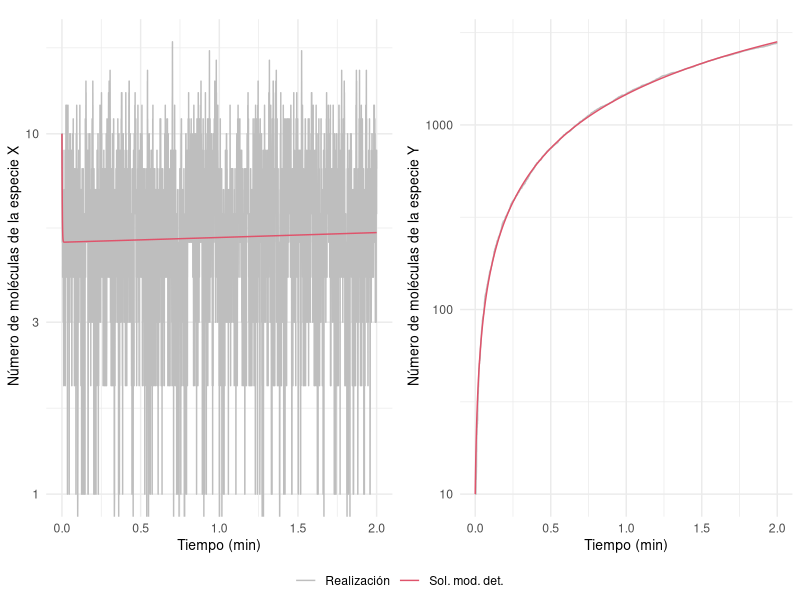

Recreate this plot in R.
## ---- chunk 1
library("ggplot2")
library("deSolve")
library("ggpubr")
## ---- chunk 2
tiempo_exponencial <- function(a0){
  r1 <- runif(n=1,min=0,max=1)
  return((1/a0)*log(1/r1))
}
## ---- chunk 3
Schnakenberg_EDO <- function(t,state,parameters){
  with(as.list(c(state, parameters)), {
    dA <- k1*A^2*B-k2*A+k3
    dB <- (-k1*A^2*B)+k4
    res<-c(dA,dB)
    list(res)
  })
}
## ---- chunk 4
Schnakenberg_Gillespie <- function(parametros,x0,t0,tf){
  k1 <- parametros[1]
  k2 <- parametros[2]
  k3 <- parametros[3]
  k4 <- parametros[4]
  
  # Matriz (variable espacial) que almacena la evolución temporal del sistema 
  x <- x0
  # Variable espacial
  x_actual <- x0
  
  # Variable temporal
  t<-t0
  # Variable temporal que almacena los tiempos de reacción
  t_imprimir <- t0

  
  a <- numeric()
  
  # Cálculo de las propensidades individuales y de la propensidad total
  a[1] <- k1*x_actual[1]*(x_actual[1]-1)*x_actual[2]
  a[2] <- k2*x_actual[1] 
  a[3] <- k3
  a[4] <- k4
  a0<-sum(a)
  
  while(t<tf){
    
    # Calculamos el siguiente tiempo de reacción
    t<-t+tiempo_exponencial(a0)
    # Almacenamos el tiempo de reacción
    t_imprimir <- c(t_imprimir, t)
    
  
    # Calculamos la siguiente reacción que ocurre
    r2<-runif(n=1, min=0, max=1)
    
    # Modificamos solo las propensidades que se ven modificadas en cada caso
    if(a[1]>=r2*a0){
        x_actual[1] <- x_actual[1]+1
        x_actual[2] <- x_actual[2]-1
        a[1] <- k1*x_actual[1]*(x_actual[1]-1)*x_actual[2]
        a[2] <- k2*x_actual[1] 
    }else if(a[1]+a[2]>=r2*a0 & x_actual[1]>0){
       x_actual[1] <- x_actual[1]-1
        a[1] <- k1*x_actual[1]*(x_actual[1]-1)*x_actual[2]
        a[2] <- k2*x_actual[1] 
    }else if(a[1]+a[2]+a[3]>=r2*a0){
        x_actual[1] <- x_actual[1] + 1
        a[1] <- k1*x_actual[1]*(x_actual[1]-1)*x_actual[2]
    }else{
      x_actual[2] <- x_actual[2]+1
        a[1] <- k1*x_actual[1]*(x_actual[1]-1)*x_actual[2]
        a[2] <- k2*x_actual[1] 
    }
     # Almacenamos el estado del sistema
    x <- rbind(x,x_actual)
    
    # Calculamos la propensidad total
    a0<-sum(a)
    
  }
  
  datos<-data.frame(t_imprimir=t_imprimir,x_imprimir=x,row.names = NULL)
  
  return(datos)
}

## ---- chunk 5
parametros <- c(k1=(4*10^(-5))*60,k2=10*60,k3=50*60,k4=25*60) 
x0 <- c(10,10) 
tf <- 2
t0 <- 0


imprimir <- Schnakenberg_Gillespie(parametros,x0,t0,tf)

# Añadimos la realización a los gráficos de cada especie
graficoA <- ggplot(imprimir) + geom_line(data = imprimir, aes(x=t_imprimir, y=x_imprimir.1, color="Realización"))
graficoB <- ggplot(imprimir) + geom_line(data = imprimir, aes(x=t_imprimir, y=x_imprimir.2, color="Realización"))

# Definimos los parámetros necesarios y resolvemos la EDO usando la función ode() del paquete "deSolve"
parameter <- parametros
state <- c(A=x0[1],B=x0[2])
times <- seq(t0,tf,by=0.001)

out <- ode(y=state, times = times, func = Schnakenberg_EDO, parms = parametros)
out <- data.frame(out)

# Añadimos la solución de la EDO a los gráficos
graficoA <- graficoA + geom_line(data=out, aes(x=time,y=A,color="Sol. mod. det."))
graficoB <- graficoB + geom_line(data=out, aes(x=time,y=B,color="Sol. mod. det."))

graficoA <- graficoA +labs(title = element_blank(), x = "Tiempo (min)", y = " Número de moléculas de la especie X")+ 
  theme_minimal() +
 theme(legend.title=element_blank(),legend.position = "bottom",
      axis.title.x = element_text(size = 10),  
      axis.title.y = element_text(size = 10)) +
  scale_y_log10()+
  scale_color_manual(values = c("Realización"='grey', "Sol. mod. det." = 2 ),breaks = c("Realización", "Sol. mod. det.")) 

graficoB <- graficoB +labs(title = element_blank(), x = "Tiempo (min)", y = " Número de moléculas de la especie Y")+
  theme_minimal() +
 theme(legend.title=element_blank(),legend.position = "bottom",
      axis.title.x = element_text(size = 10),  
      axis.title.y = element_text(size = 10)) +
  scale_y_log10()+
  scale_color_manual(values = c("Realización"='grey', "Sol. mod. det." = 2 ),breaks = c("Realización", "Sol. mod. det.")) 

grafico <- ggarrange(graficoA,graficoB,ncol=2,common.legend=TRUE, legend="bottom")
print(grafico)
